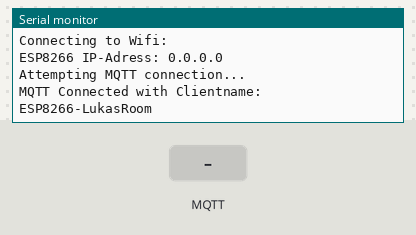
The program below on a simulated ESP8266 (Wemos D1 mini). Parts: the last lines printed to the serial monitor. The test bench sets the inputs (shaded band). WiFi joins after 1.5 s; servers stay silent unless stated; no MQTT or app messages arrive unless stated; not simulated (calls return 0 or success): esp_secrets.h.

Above: at 3.5 s.
3.6 s: MQTT message "NEC" arrives on the first subscribed topic
At 4.7 s:
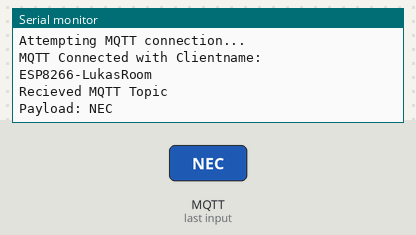
5.1 s: MQTT message "0" arrives on the first subscribed topic
At 5.7 s:
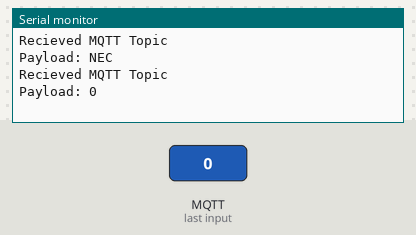
6.6 s: MQTT message "on" arrives on the first subscribed topic
At 7.2 s:
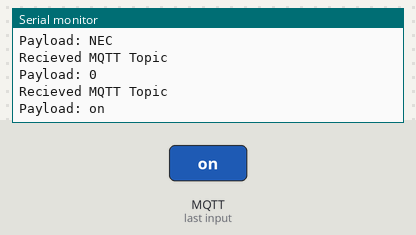

Measured:
- after the input at 3.6 s, the serial monitor: prints a new line at once (image 1)
- after the input at 5.1 s, the serial monitor: prints a new line at once (image 2)
- after the input at 6.6 s, the serial monitor: prints a new line at once (image 3)

The program:

main.cpp
```cpp
#include <Arduino.h>
#include <PubSubClient.h>
#include <ESP8266WiFi.h>
#include <IRremoteESP8266.h>
#include <IRsend.h>
#include <Adafruit_Sensor.h>
#include <Adafruit_BME280.h>
#include "stringToUint_64.h"
#define ARDUINOJSON_USE_LONG_LONG 1
#include <ArduinoJson.h>
#include "esp_secrets.h"

//MQTT Settings
#define MQTT_SERVER "192.168.178.36"
#define MQTT_PORT 1883
#define CLIENT_NAME "ESP8266-LukasRoom"

//MQTT Topics/Channels
#define mqttChannel "lukas-room"
#define mqttTemperature mqttChannel"/ir-esp-sensor/temperature"
#define mqttHumidity mqttChannel"/ir-esp-sensor/humidity"
#define mqttPressure mqttChannel"/ir-esp-sensor/pressure"
#define mqttAltitude mqttChannel"/ir-esp-sensor/altitude"
#define mqttTopic mqttChannel"/ir-esp"
#define mqttResulstTopic mqttChannel"/ir-esp-result"

//PIN-Setup
const uint16_t irSender = D7;

//Functions
void callback(char *topic, byte *payload, unsigned int length);
void printWifiStatus();
void reconnect();
void wifiSetup();
void sendSensorData();

//Initialization
WiFiClient wifiClient;
PubSubClient client(wifiClient);
IRsend irsend(irSender);
DynamicJsonDocument doc(4096);
Adafruit_BME280 bme;
#define SEALEVELPRESSURE_HPA (1013.25)
float temperature, humidity, pressure, altitude;
unsigned long lastSend;

void setup()
{
  Serial.begin(115200);
  delay(100);

  //Wifi-Setup
  wifiSetup();

  //MQTT-Connection to Server
  client.setServer(MQTT_SERVER, MQTT_PORT);
  client.setCallback(callback);

  //IR-Send
  irsend.begin();

  //BME-Senor
  bme.begin(0x76);
  lastSend = 0;

  delay(2000);
}

void loop()
{
  if (!client.connected() && WiFi.status() == 3)
  {
    reconnect();
  }
  client.loop();

  delay(10);
  //Send Sensor Data every minute
  if (millis() - lastSend > 60000){
    sendSensorData();
    lastSend = millis();
  }
}

void sendSensorData()
{
  temperature = bme.readTemperature();
  humidity = bme.readHumidity();
  pressure = bme.readPressure() / 100.0F;
  altitude = bme.readAltitude(SEALEVELPRESSURE_HPA);
  //Send Data via mqtt
  client.publish(mqttTemperature, String(temperature).c_str(), true);
  client.publish(mqttHumidity, String(humidity).c_str(), true);
  client.publish(mqttPressure, String(pressure).c_str(), true);
  client.publish(mqttAltitude, String(altitude).c_str(), true);
}

void callback(char *topic, byte *payload, unsigned int length)
{
  String load;
  Serial.println("Recieved MQTT Topic");
  for (int i = 0; i < length; i++)
  {
    load += (char)payload[i];
  }
  Serial.print("Payload: ");
  Serial.println(load);
  Serial.println();

  //Payload to JSON Object
  deserializeJson(doc, load);

  String protocol = doc["protocol"];
  int bits = doc["bits"];
  String data = doc["data"];

  //Convert IR-Payload -> uint64 to user ir library
  uint64_t ir_data_converted;
  ir_data_converted = stringToUint_64(data);

  //Send Command
  if (protocol == "NEC")
  {
    irsend.sendNEC(ir_data_converted, bits);
    client.publish(mqttResulstTopic, "IR-DATA Send");
  }
  else if (protocol != "NEC")
  {
    String error_msg = "Protocol ";
    error_msg.concat(protocol);
    error_msg.concat(" not supported yet.");

    client.publish(mqttResulstTopic, error_msg.c_str());
  }
}

void reconnect()
{
  //reconnect to WiFi if connection lost
  if (WiFi.status() != WL_CONNECTED)
  {
    Serial.print("Connecting to WiFi: ");
    Serial.println(WIFI_SSID);

    //retry ever 0.5s
    while (WiFi.status() != WL_CONNECTED)
    {
      delay(500);
      Serial.print(".");
    }
    printWifiStatus();
  }
  //wifi has to connected to succesfully connect to mqtt server
  if (WiFi.status() == WL_CONNECTED)
  {
    while (!client.connected())
    {
      Serial.println("Attempting MQTT connection...");
      if (client.connect(CLIENT_NAME, MQTT_USER, MQTT_PASSWORD))
      {
        Serial.println("MQTT Connected with Clientname: " CLIENT_NAME);
        client.subscribe(mqttTopic);
      }
      else
      {
        Serial.println("\tFailed.");
        abort();
      }
    }
  }
}

void wifiSetup()
{
  WiFi.begin(WIFI_SSID, WIFI_PASSWORD);
  Serial.println("Connecting to Wifi: " WIFI_SSID);
  delay(250);
  printWifiStatus();
}

void printWifiStatus()
{
  Serial.println("");
  Serial.print("ESP8266 IP-Adress: ");
  Serial.print(WiFi.localIP());
  Serial.println("");
}
```

stringToUint_64.h
```cpp
int stringToHexInt(char);
uint64_t stringToUint_64(String);
```

stringtoUnit_64.cpp
```cpp
#include <Arduino.h>
#include "stringToUint_64.h"

uint64_t stringToUint_64(String value)
{
  int stringLenght = value.length();

  uint64_t uint64Value = 0x0;
  for (int i = 0; i <= stringLenght - 1; i++)
  {
    char charValue = value.charAt(i);

    uint64Value = 0x10 * uint64Value;
    uint64Value += stringToHexInt(charValue);
  }

  return uint64Value;
}

int stringToHexInt(char value)
{
  switch (value)
  {
  case '0':
    return 0;
    break;
  case '1':
    return 0x1;
    break;
  case '2':
    return 0x2;
    break;
  case '3':
    return 0x3;
    break;
  case '4':
    return 0x4;
    break;
  case '5':
    return 0x5;
    break;
  case '6':
    return 0x6;
    break;
  case '7':
    return 0x7;
    break;
  case '8':
    return 0x8;
    break;
  case '9':
    return 0x9;
    break;
  case 'A':
  case 'a':
    return 0xA;
    break;
  case 'B':
  case 'b':
    return 0xB;
    break;
  case 'C':
  case 'c':
    return 0xC;
    break;
  case 'D':
  case 'd':
    return 0xD;
    break;
  case 'E':
  case 'e':
    return 0xE;
    break;
  case 'F':
  case 'f':
    return 0xF;
    break;
  }
}
```
